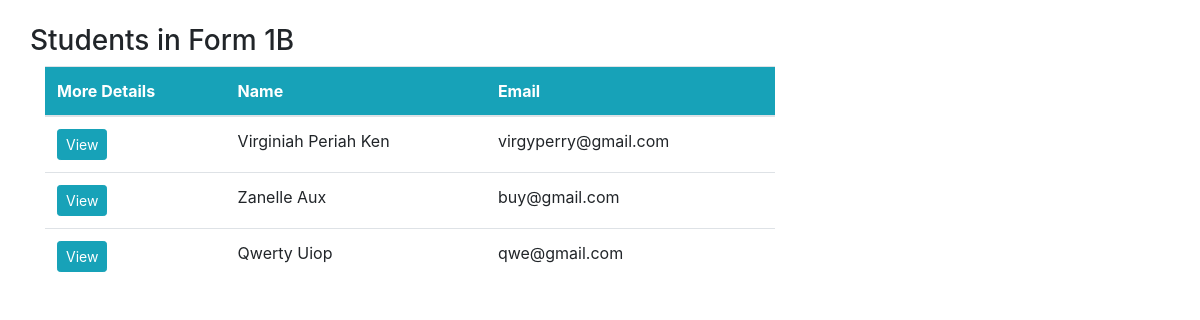
The page /form1b/ on the database as committed earlier.
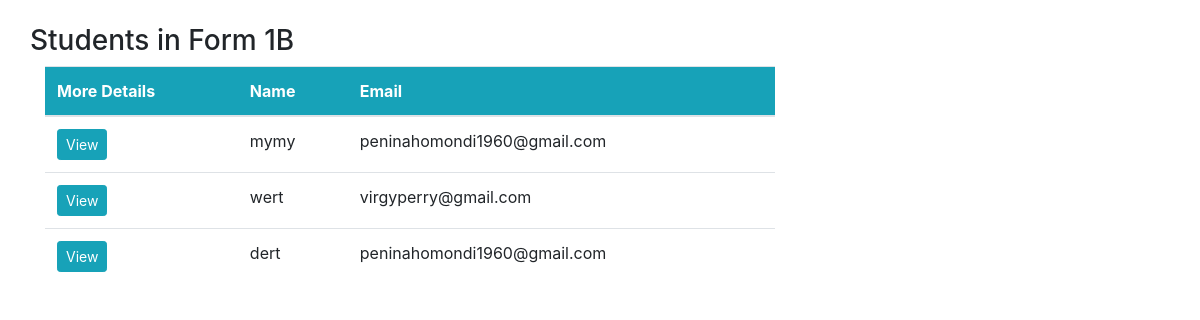
The same page on the database as committed later.
### app/models.py (models this page shows, shortened)
class Student(models.Model):
    name = models.CharField(max_length=20)
    email = models.EmailField()
    reg_num = models.CharField(max_length=3,null=True)
    date = models.DateTimeField(default=timezone.now)
    stream_name = models.ForeignKey(Stream, on_delete=models.CASCADE,null=True)
    photo = models.ImageField(upload_to='images/',null=True,blank=True)
    class Meta:
         ordering = ['-date']

### app/views.py (the view)
# urls.py: path('form1b/',views.formB,name='oneB'),
def formB(request):
      students = Student.objects.filter(stream_name__stream_name='Form 1B')
      return render(request, 'form1b.html',locals())

### app/templates/form1b.html (shortened to what this page needs)
{%extends 'base.html' %}
{% block content%}
  <div class="container">
    <div class="row my-4">
        <h3 style="text-align: center;">Students in Form 1B </h3>
        <div class="col-md-4"></div>
        <div class="col-md-8">
<table class="table bg-white">
  <thead class="bg-info">
    <tr class="text-white">
        <th scope="col">More Details</th>
        <th scope="col">Name</th>
      <th scope="col">Email</th>
    </tr>
  </thead>
  <tbody>
    <tr>
      {% for stu in students %}
      <th scope="row">
        <a class= "btn btn-info btn-sm" href="{% url 'student-det' stu.id %}">View</a>
      </th>
      <td>{{stu.name}}</td>
      <td>{{stu.email}}</td>
    </tr>
    {% endfor %}
  </tbody>
</table>
</div>
</div>
</div>
{% endblock %}

Rows that differ between the two databases and show on the page:
removed Student: name "Virginiah Periah Ken", email "virgyperry@gmail.com"
removed Student: name "Zanelle Aux", email "buy@gmail.com"
removed Student: name "Qwerty Uiop", email "qwe@gmail.com"
added Student: name "mymy", email "peninahomondi1960@gmail.com"
added Student: name "wert", email "virgyperry@gmail.com"
added Student: name "dert", email "peninahomondi1960@gmail.com"
